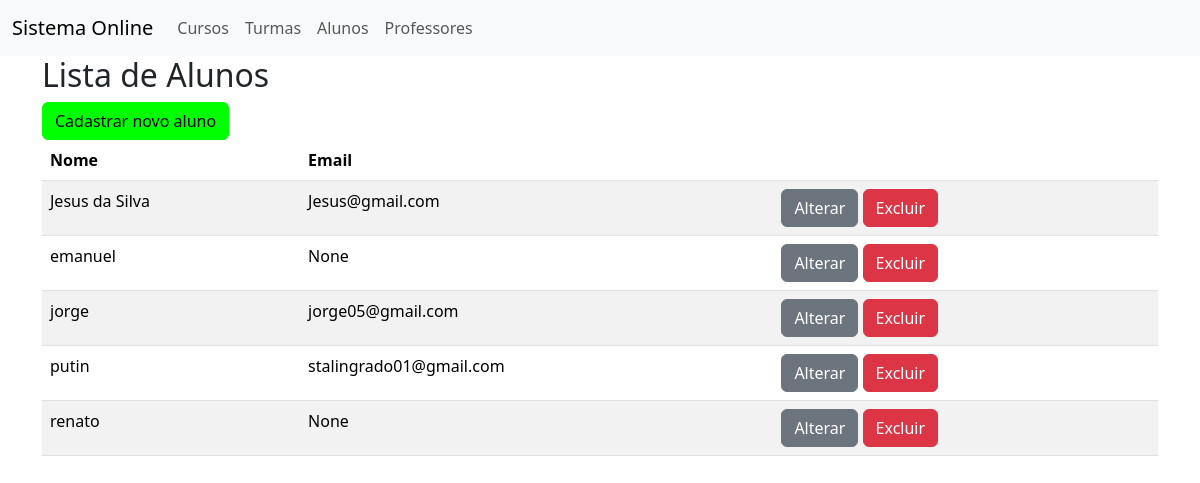
/listaralunos, run on an earlier commit of the app's database.
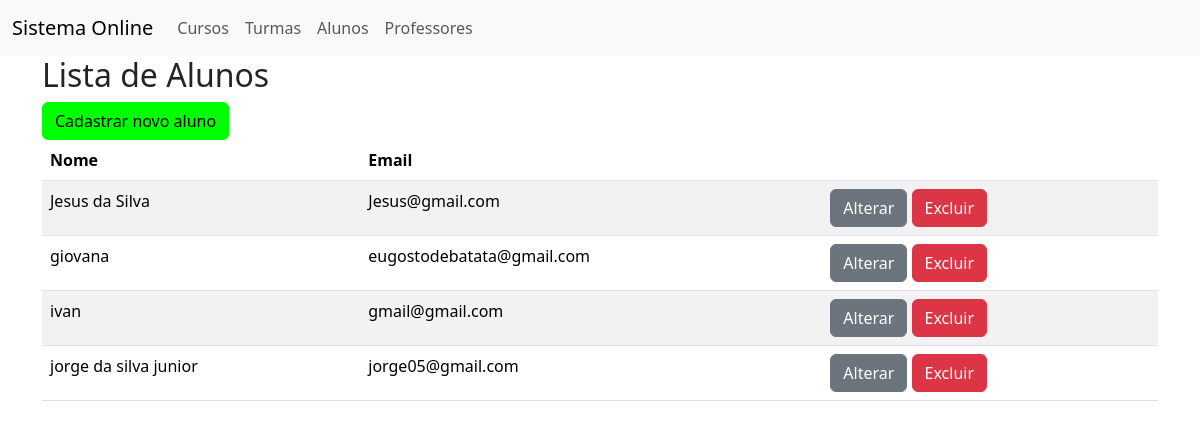
And on a later commit of the database.
### cadastro/models.py (models this page shows, shortened)
class Alunos(models.Model):
    nome = models.CharField(max_length=100)
    telefone = models.CharField(max_length=20)
    email = models.EmailField(null=True)

### cadastro/views.py (the view)
# urls.py: path('listaralunos', views.listaralunos, name='listaralunos'),
def listaralunos(request):
    alunos = Alunos.objects.order_by('nome')
    return render(request, 'listaralunos.html', {'alunos': alunos})

### cadastro/templates/listaralunos.html
{% extends 'base.html' %}
{% block content%}
    <h2>Lista de Alunos</h2>
    <a href="{% url 'incluiralunos' %}" class="btn btn-primary">
        Cadastrar novo aluno
    </a>
    <table class="table table-striped">
        <thead>
            <tr>
                <th>Nome</th>
                <th>Email</th>
                <th></th>
            </tr>
        </thead>
        <tbody>
            {% for a in alunos %}
            <tr>
                <td>
                    {{ a.nome }}
                </td>
                <td>
                    {{ a.email }}
                </td>
                <td>
                    <a href= "{% url 'alteraralunos' a.id %}" class="btn btn-secondary"> Alterar </a>
                    <a href= " {% url 'excluiralunos' a.id %}" class= "btn btn-danger">Excluir</a>
                </td>
            </tr>
            {% endfor %}
        </tbody>
    </table>
{% endblock %}

### guia/base.html (shortened to what this page needs)
<!DOCTYPE html>
<html lang="pt">
  {% load django_bootstrap5 %}
  {% load static %}
  <head>
    {% bootstrap_css %}
    <link rel="stylesheet" href="{% static 'estilos.css' %}">
  </head>
  <body>
    {% include 'menu.html' %}
    <div class="container">
      {% block content %}
      {% endblock %}
    </div>
  </body>
</html>

### guia/menu.html (shortened to what this page needs)
<nav class="navbar navbar-expand-lg bg-body-tertiary">
    <div class="container-fluid">
      <a href="{% url 'index' %}" class="navbar-brand">
        Sistema Online
        </a>
      <div class="collapse navbar-collapse" id="menu">
        <ul class="navbar-nav">
          <li class="nav-item">
            <a href="{% url 'listarcursos' %}" class="nav-link">Cursos</a>
          </li>
          <li class="nav-item">
            <a href="{% url 'listarturmas' %}" class="nav-link">Turmas</a>
          </li>
          <li class="nav-item">
            <a href="{% url 'listaralunos' %}" class="nav-link">Alunos</a>
          </li>
          <li class="nav-item">
            <a href="{% url 'listarprofessores' %}" class="nav-link">Professores</a>
          </li>
        </ul>
      </div>
    </div>
  </nav>

### estatico/estilos.css (style rules this page uses)
.btn-primary { background-color: #00FF00 !important; border-color: #00FF00 !important; color: #000000 !important; }

What changed in the data, as far as the page shows it:
removed Alunos: nome "emanuel", email "None"
removed Alunos: nome "putin", email "stalingrado01@gmail.com"
removed Alunos: nome "renato", email "None"
added Alunos: nome "giovana", email "eugostodebatata@gmail.com"
added Alunos: nome "ivan", email "gmail@gmail.com"
changed Alunos "jorge05@gmail.com": nome "jorge" → "jorge da silva junior"
